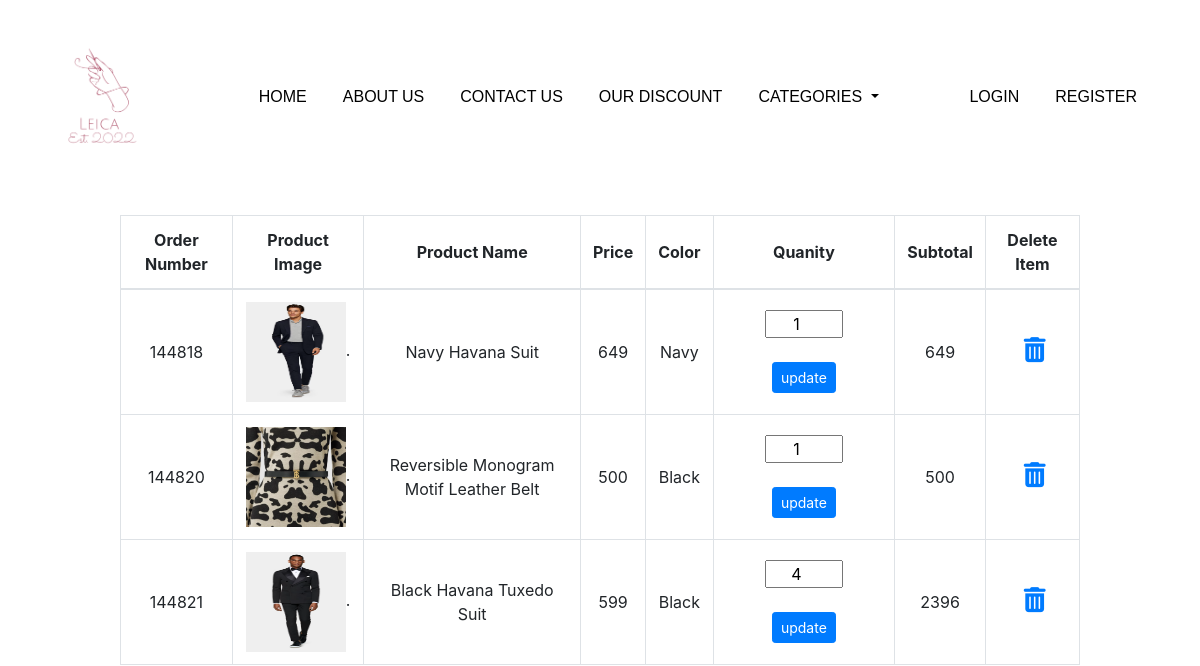
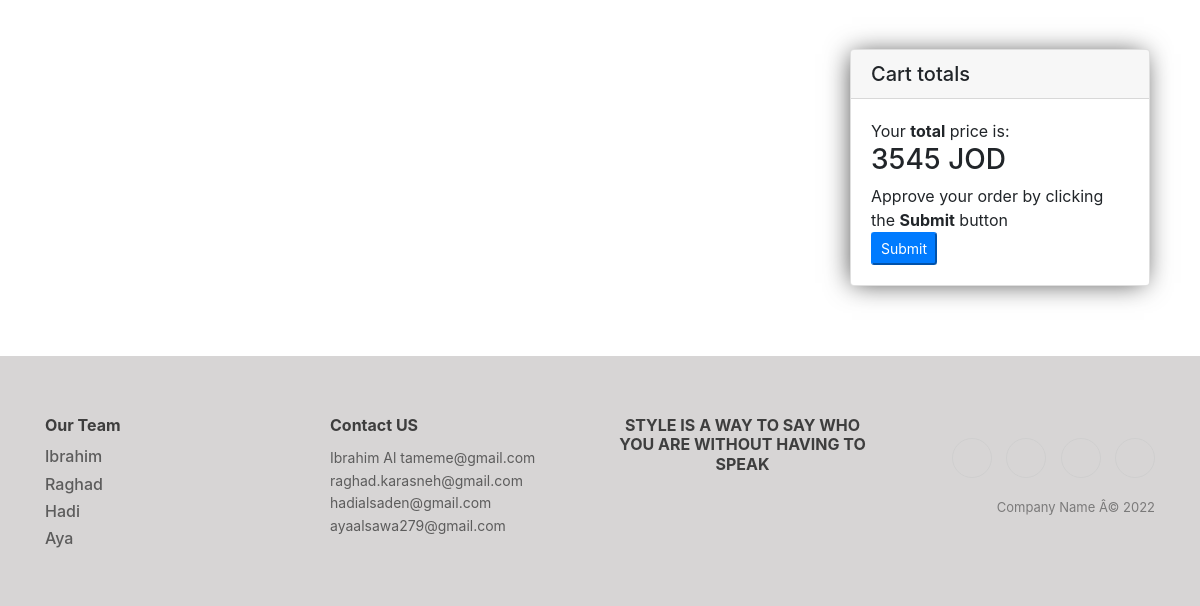
Page /cart.php on the earlier database version (2 pictures, top to bottom).
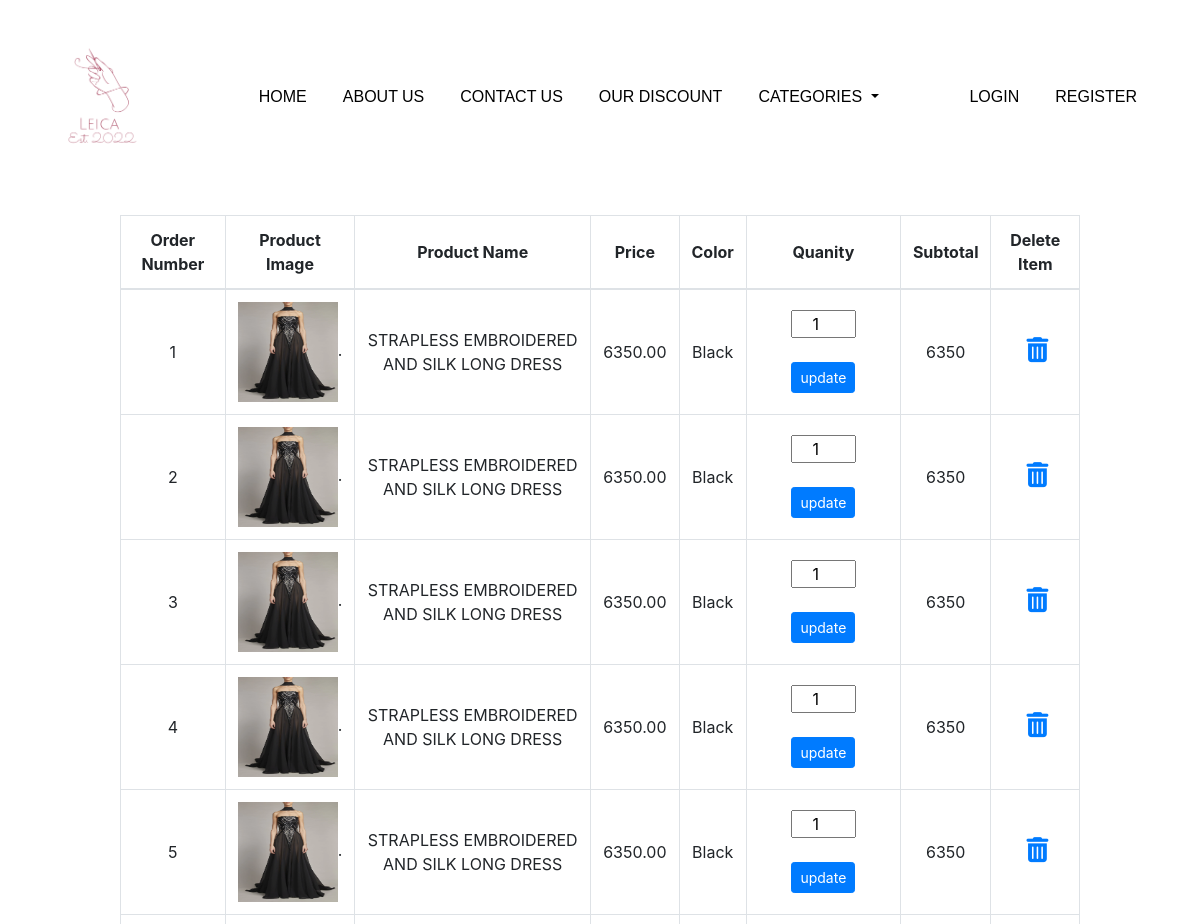
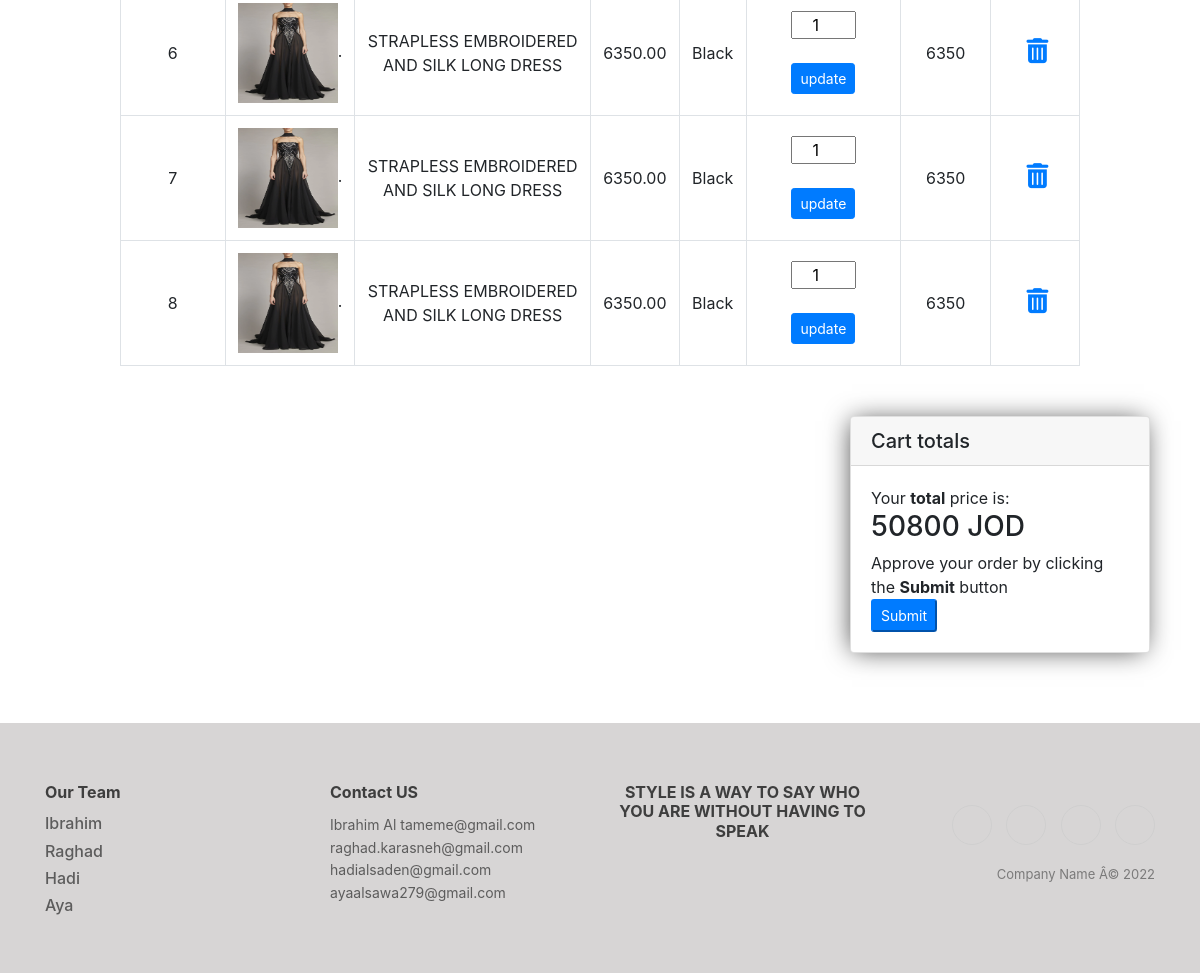
Same page on the later database version (2 pictures, top to bottom).
### tables this page shows
CREATE TABLE `cart` (
  `order_number` int(11) NOT NULL,
  `user_id` int(100) NOT NULL,
  `product_image` varchar(255) NOT NULL,
  `product_name` varchar(255) NOT NULL,
  `product_color` varchar(255) NOT NULL,
  `product_size` enum('S','M','L','XL','39','40','41','42','43','') NOT NULL,
  `order_price` float(14,2) NOT NULL,
  `order_quantity` int(100) NOT NULL,
  `order_subtotal` float(14,10) NOT NULL,
  `created_at` timestamp NOT NULL DEFAULT current_timestamp(),
  `updated_at` timestamp NOT NULL DEFAULT current_timestamp(),
  `product_id` int(14) NOT NULL
);

### cart.php (the view, shortened to what this page needs)
<?php
include_once "./connection.php";
$finalTotal=0;
?>
<!DOCTYPE html>
<html lang="en">
<head>
    <link rel="stylesheet" href="./css/style.css">
    <link rel="stylesheet" href="https://cdnjs.cloudflare.com/ajax/libs/twitter-bootstrap/4.1.3/css/bootstrap.min.css">
    <link rel="stylesheet" href="https://cdnjs.cloudflare.com/ajax/libs/ionicons/2.0.1/css/ionicons.min.css">
    <link rel="stylesheet" href="./css/footer.css">
    <link rel="stylesheet" href="./css/bootstrap.css?v=<?php echo time(); ?>">
    <link rel="stylesheet" href="./css/cart.css?v=<?php echo time(); ?>">
</head>
<body>
<nav class="navbar navbar-expand-lg ">
        <div class="container">
            <a class="navbar-brand" href="#"><img src="./img/projectimg/Lecia-logo.png" width="125px" height="auto"alt=""></a>
            <div class="collapse navbar-collapse" id="navbarSupportedContent" >
                <ul class="navbar-nav m-auto mb-2 mb-lg-0">
                    <li class="nav-item">
                        <a class="nav-link active" href="index.php">Home</a>
                    </li>
                    <li class="nav-item">
                        <a class="nav-link" href="./about us/about_us.php"> About us</a>
                    </li>
                    <li class="nav-item ">
                        <a class="nav-link " href="#footer">
                            Contact us
                        </a>
                    </li>
                    <li class="nav-item">
                        <a class="nav-link " href="#discount">Our discount</a>
                    </li>
                    <li class="nav-item dropdown">
                        <a class="nav-link dropdown-toggle" href="#" id="navbarDropdown" role="button" data-bs-toggle="dropdown" aria-expanded="false">
                            CATEGORIES
                        </a>
                      </li>
                </ul>
                <form action="" method="post">
                <ul class="navbar-nav ms-auto mb-2 mb-lg-0 ">
                <?php
                          if(isset($_SESSION["userID"])){
                               $profile_icon= '
                               <a class="nav-link" href="./profile_page/user_profile.php">
                                   <i class="fa-solid fa-user"></i>
                               </a>';
                               $cart='
                               <a class="nav-link" href="./cart.php">
                               <i class="fa-solid fa-cart-shopping"></i>
                                 </a>'
                               ?>
                               <form action="" method='post'>
                           <li class="nav_item"><input class="nav-link" type="submit" name="logout" value=" Logout " style="border:none; background-color: white;">
                                </li>
                                   </form>
                                  <?php if(isset($_POST['logout'])){
                                    session_destroy();
                                    echo'<script>
                                     setTimeout(() => {
                                         window.location = "index.php";
                                       })
                                     </script>';
                                  }
                          }else
                           { echo '<li class="nav-item ">
                            <a class="nav-link " href="./loginPage/login.php">
                                Login </a> </li>';
                            echo '<li class="nav-item ">
                            <a class="nav-link " href="./registerPage/register.php">
                                Register </a> </li>';
                           }?>
                </ul>
                </form>
            </div>
        </div>
    </nav>
<table class="table table-bordered text-center">
  <thead>
    <tr>
      <th scope="col">Order Number</th>
      <th scope="col">Product  Image</th>
      <th scope="col">Product Name</th>
      <th scope="col">Price</th>
      <th scope="col">Color</th>
      <th scope="col">Quanity</th>
      <th scope="col">Subtotal</th>
      <th scope="col">Delete Item</th>
    </tr>
  </thead>
  <tbody>
      <?php
      $sql="SELECT * FROM cart";
      $result=mysqli_query($conn,$sql);
      $result_check=mysqli_num_rows($result);
      if($result_check > 0){
          while ($row= mysqli_fetch_assoc($result)) {
              $total=$row['order_price']*$row['order_quantity'];
              echo "<tr>";
              echo "<form method='post'>";
              echo "<td>". $row['order_number']. "</td>";
              echo "<td> <img src='".$row['product_image']."' height='100px' width='100px'>. </td>";
              echo "<td>". $row['product_name']. "</td>";
              echo "<td>". $row['order_price']. "</td>";
              echo "<td>". $row['product_color']. "</td>";
              echo "<td> <input type='number' class='updateInput' name='".$row['order_number']."' value='".$row['order_quantity']."'>
              <br>
              <br>
               <input type='submit' name='submit' class='btn btn-primary btn-sm' value='update'></a>
              </td>";
              echo "<td>". $total. "</td>";
              echo "<td>
               <a href='cart.php?order_num=".$row['order_number']."'><input class='deleteInput' type='button' name='".$row['order_number']."'> <li class='fa-solid fa-trash-can'></li></a>
              </td>";
              echo "</form>";
               echo "</tr>";
           $finalTotal= $finalTotal +$total;
          }
      }
      ?>
  </tbody>
</table>
    <form method="post" class="toCheckOut">
      <div class="card">
        <h5 class="card-header">Cart totals</h5>
        <div class="card-body">
          <p class="card-text">Your <b>total</b> price is: <h3>
          <?php
          echo $finalTotal. ' JOD';
          ?>
          </h3> Approve your order by clicking the <b>Submit</b> button</p>
          <button type="submit" class="'btn btn-primary btn-sm" name="checkout">Submit</button>
        </div>
      </div>
    </form>
    <br>
    <div class="clearfix"></div>
    <div class="footer-clean" style="margin-top: 70px;" >
        <footer id="footer">
            <div class="container">
                <div class="row justify-content-center">
                    <div class="col-sm-4 col-md-3 item">
                        <h3>Our Team</h3>
                        <ul>
                            <li><a href="#"> <h6>Ibrahim</h6> </a></li>
                            <li><a href="#"> <h6>Raghad</h6> </a></li>
                            <li><a href="#"> <h6>Hadi</h6> </a></li>
                            <li><a href="#"> <h6>Aya</h6> </a></li>
                        </ul>
                    </div>
                    <div class="col-sm-4 col-md-3 item">
                        <h3 id="contact">Contact US</h3>
                        <ul>
                            <li><a href="https://Ibrahim Al tameme@gmail.com">Ibrahim Al tameme@gmail.com</a></li>
                            <li><a href="https://raghad.karasneh@gmail.com">raghad.karasneh@gmail.com</a></li>
                            <li><a href="hadialsaden@gmail.com">hadialsaden@gmail.com</a></li>
                            <li><a href="https://ayaalsawa279@gmail.com">ayaalsawa279@gmail.com</a></li>
                        </ul>
                    </div>
                    <div class="col-sm-4 col-md-3 item">
                        <h3 style="text-align:center;">STYLE IS A WAY TO SAY WHO YOU ARE WITHOUT HAVING TO SPEAK</h3>
                    </div>
                    <div class="col-lg-3 item social">
                        <a href="https://web.facebook.com/eliesaabworld/?_rdc=1&_rdr" target="_blank"><i class="icon ion-social-facebook"></i></a>
                        <a href="https://twitter.com/ElieSaabWorld?ref_src=twsrc%5Egoogle%7Ctwcamp%5Eserp%7Ctwgr%5Eauthor" target="_blank"><i class="icon ion-social-twitter"></i></a>
                        <a href="https://www.snapchat.com/add/eliesaablive" target="_blank"><i class="icon ion-social-snapchat"></i></a>
                        <a href="https://www.instagram.com/accounts/login/?next=/eliesaabworld/" target="_blank"><i class="icon ion-social-instagram"></i></a>
                        <p class="copyright">Company Name Â© 2022</p>
                    </div>
                </div>
            </div>
        </footer>
    </div>
  </body>
</html>

### css/style.css (style rules this page uses)
* { padding: 0; margin: 0; box-sizing: border-box; }
.navbar-brand { font-size: 2rem; color: black; font-family: 'Lobster', cursive; }
.nav-link { margin-right: 10px; margin-left: 10px; color: black; text-transform: uppercase; font-family: 'Rubik', sans-serif; }
.card { box-shadow: -2px 1px 25px -4px rgba(0,0,0,0.75) !important; transition: 0.5s; }
footer { margin-top: 10px !important; width: 100% !important; }
.navbar .container { margin-top:30px }
p { margin-bottom: 0!important; }

### css/footer.css (style rules this page uses)
.footer-clean { padding:50px 0; background-color:#d7d5d5; color:#3e3e3e; width:100% }
.footer-clean h3 { margin-top:0; margin-bottom:12px; font-weight:bold; font-size:16px; }
.footer-clean ul { padding:0; list-style:none; line-height:1.6; font-size:14px; margin-bottom:0; }
.footer-clean ul a { color:inherit; text-decoration:none; opacity:0.8; }
.footer-clean .item.social { text-align:right; }
.footer-clean .item.social > a { font-size:24px; width:40px; height:40px; line-height:40px; display:inline-block; text-align:center; border-radius:50%; border:1px solid #ccc; margin-left:10px; margin-top:22px; color:inherit; opacity:0.75; }
.footer-clean .copyright { margin-top:14px; margin-bottom:0; font-size:13px; opacity:0.6; }

### css/cart.css (style rules this page uses)
.table { width: 80%; margin: 50px auto; border: 1px solid #d8d8d8; }
.table thead th, .table tr td { vertical-align: middle }
.fa-trash-can { font-size: 25px; }
.card { width: 25%; position: relative; float: right; margin-right: 50px; }
.updateInput { width: 50%; text-align: center; }

Differences in the rows shown:
removed cart: order_number "144818", product_image (picture), product_name "Navy Havana Suit", order_price "649", product_color "Navy", order_quantity "1"
removed cart: order_number "144820", product_image (picture), product_name "Reversible Monogram Motif Leather Belt", order_price "500", product_color "Black", order_quantity "1"
removed cart: order_number "144821", product_image (picture), product_name "Black Havana Tuxedo Suit", order_price "599", product_color "Black", order_quantity "4", total "2396"
added cart: order_number "1", product_image (picture), product_name "STRAPLESS EMBROIDERED AND SILK LONG DRESS", order_price "6350.00", product_color "Black", order_number+order_quantity "1", total "6350"
added cart: order_number "2", product_image (picture), product_name "STRAPLESS EMBROIDERED AND SILK LONG DRESS", order_price "6350.00", product_color "Black", order_quantity "1", total "6350"
added cart: order_number "3", product_image (picture), product_name "STRAPLESS EMBROIDERED AND SILK LONG DRESS", order_price "6350.00", product_color "Black", order_quantity "1", total "6350"
added cart: order_number "4", product_image (picture), product_name "STRAPLESS EMBROIDERED AND SILK LONG DRESS", order_price "6350.00", product_color "Black", order_quantity "1", total "6350"
added cart: order_number "5", product_image (picture), product_name "STRAPLESS EMBROIDERED AND SILK LONG DRESS", order_price "6350.00", product_color "Black", order_quantity "1", total "6350"
added cart: order_number "6", product_image (picture), product_name "STRAPLESS EMBROIDERED AND SILK LONG DRESS", order_price "6350.00", product_color "Black", order_quantity "1", total "6350"
added cart: order_number "7", product_image (picture), product_name "STRAPLESS EMBROIDERED AND SILK LONG DRESS", order_price "6350.00", product_color "Black", order_quantity "1", total "6350"
added cart: order_number "8", product_image (picture), product_name "STRAPLESS EMBROIDERED AND SILK LONG DRESS", order_price "6350.00", product_color "Black", order_quantity "1", total "6350"
Other differences:
$finalTotal: "3545" → "50800"
